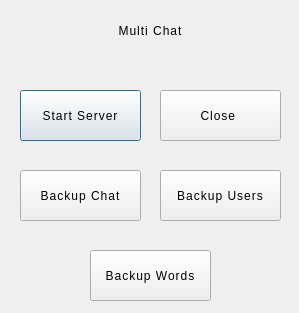
<?xml version="1.0" encoding="UTF-8"?>
<ui version="4.0">
 <class>OptionsServerDialog</class>
 <widget class="QDialog" name="OptionsServerDialog">
  <property name="geometry">
   <rect>
    <x>0</x>
    <y>0</y>
    <width>299</width>
    <height>313</height>
   </rect>
  </property>
  <property name="windowTitle">
   <string>Multi Chat</string>
  </property>
  <property name="styleSheet">
   <string notr="true">QDialog {
	background-color: '#0d3d4c';
}</string>
  </property>
  <widget class="QLabel" name="titleLabel">
   <property name="geometry">
    <rect>
     <x>40</x>
     <y>10</y>
     <width>221</width>
     <height>41</height>
    </rect>
   </property>
   <property name="styleSheet">
    <string notr="true">QLabel {
	font: 700 30pt &quot;Yu Gothic UI&quot;;
	letter-spacing: 1px;
	color: '#e3e3e3';
}</string>
   </property>
   <property name="text">
    <string>Multi Chat</string>
   </property>
   <property name="alignment">
    <set>Qt::AlignCenter</set>
   </property>
  </widget>
  <widget class="QLabel" name="lineLabel">
   <property name="geometry">
    <rect>
     <x>50</x>
     <y>60</y>
     <width>201</width>
     <height>4</height>
    </rect>
   </property>
   <property name="styleSheet">
    <string notr="true">QLabel {
	background-color: '#101014';
	border-radius: 2px;
}</string>
   </property>
   <property name="text">
    <string/>
   </property>
  </widget>
  <widget class="QPushButton" name="startServerBtn">
   <property name="geometry">
    <rect>
     <x>20</x>
     <y>90</y>
     <width>121</width>
     <height>51</height>
    </rect>
   </property>
   <property name="styleSheet">
    <string notr="true">QPushButton {
	border: 4px solid '#101014';
	font: 700 11pt &quot;Yu Gothic UI&quot;;
	letter-spacing: 1px;
	color: '#e3e3e3';
}

QPushButton::hover {
	background-color: '#0c2f3a';
}</string>
   </property>
   <property name="text">
    <string>Start Server</string>
   </property>
  </widget>
  <widget class="QPushButton" name="closeServerBtn">
   <property name="geometry">
    <rect>
     <x>160</x>
     <y>90</y>
     <width>121</width>
     <height>51</height>
    </rect>
   </property>
   <property name="styleSheet">
    <string notr="true">QPushButton {
	border: 4px solid '#101014';
	font: 700 11pt &quot;Yu Gothic UI&quot;;
	letter-spacing: 1px;
	color: '#e3e3e3';
}

QPushButton::hover {
	background-color: '#0c2f3a';
}</string>
   </property>
   <property name="text">
    <string>Close </string>
   </property>
  </widget>
  <widget class="QPushButton" name="backupChatBtn">
   <property name="geometry">
    <rect>
     <x>20</x>
     <y>170</y>
     <width>121</width>
     <height>51</height>
    </rect>
   </property>
   <property name="styleSheet">
    <string notr="true">QPushButton {
	border: 4px solid '#101014';
	font: 700 11pt &quot;Yu Gothic UI&quot;;
	letter-spacing: 1px;
	color: '#e3e3e3';
}

QPushButton::hover {
	background-color: '#0c2f3a';
}</string>
   </property>
   <property name="text">
    <string>Backup Chat</string>
   </property>
  </widget>
  <widget class="QPushButton" name="backupUsersBtn">
   <property name="geometry">
    <rect>
     <x>160</x>
     <y>170</y>
     <width>121</width>
     <height>51</height>
    </rect>
   </property>
   <property name="styleSheet">
    <string notr="true">QPushButton {
	border: 4px solid '#101014';
	font: 700 11pt &quot;Yu Gothic UI&quot;;
	letter-spacing: 1px;
	color: '#e3e3e3';
}

QPushButton::hover {
	background-color: '#0c2f3a';
}</string>
   </property>
   <property name="text">
    <string>Backup Users</string>
   </property>
  </widget>
  <widget class="QPushButton" name="backupWordsBtn">
   <property name="geometry">
    <rect>
     <x>90</x>
     <y>250</y>
     <width>121</width>
     <height>51</height>
    </rect>
   </property>
   <property name="styleSheet">
    <string notr="true">QPushButton {
	border: 4px solid '#101014';
	font: 700 11pt &quot;Yu Gothic UI&quot;;
	letter-spacing: 1px;
	color: '#e3e3e3';
}

QPushButton::hover {
	background-color: '#0c2f3a';
}</string>
   </property>
   <property name="text">
    <string>Backup Words</string>
   </property>
  </widget>
 </widget>
 <resources/>
 <connections/>
</ui>
